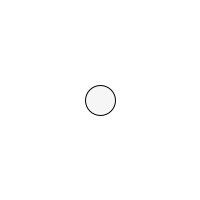
Frame 1 (no input)
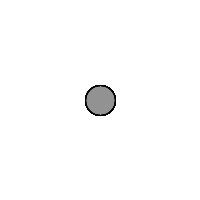
Frame 60 (the mouse pressed at the canvas centre just before this capture)
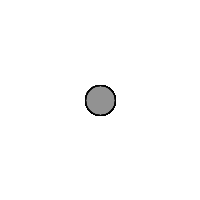
Frame 120 (the mouse held since frame 60 and released just before this capture)

The Processing sketch that drew these frames (run headless with seeded random() and noise(); from frame 60 on, the mouse is pressed at the canvas centre):

// Processing sketch: example1_1
// ── example1_1.pde
void setup () {
  size(200, 200); // define size of window
  background(255); //background draw
  stroke(1); //color of stroke
  strokeWeight(1); //width of stroke
  fill(140, 20); //define the color of object
}

void draw () {
  ellipse(width/2, height/2, 30, 30); //draw a circle
}
